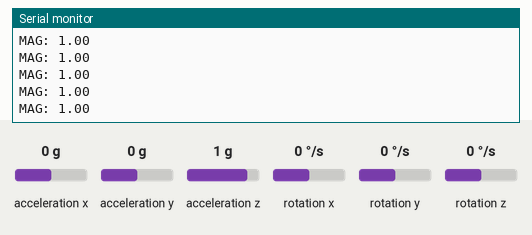
Bench run of a sketch on a simulated ESP32. Shown: the last lines printed to the serial monitor. Wiring (inferred from the names in the program): MPU-6050 motion sensor at I2C address 0x68. The test bench sets the inputs (shaded band); at power-on: acceleration x 0 g, acceleration y 0 g, acceleration z 1 g, rotation x 0 °/s, rotation y 0 °/s, rotation z 0 °/s.

Above: at 1.2 s.
1.3 s: acceleration x set to -1.4 g
At 1.33 s:
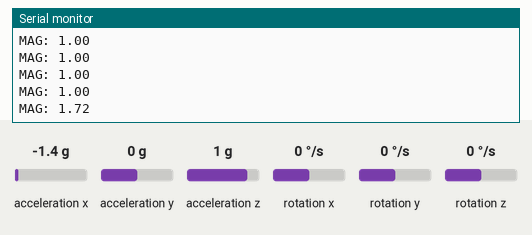
2.8 s: acceleration y set to -1.4 g
At 2.85 s:
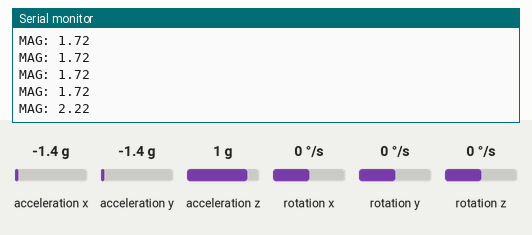
4.3 s: acceleration z set to -1.4 g
At 4.38 s:
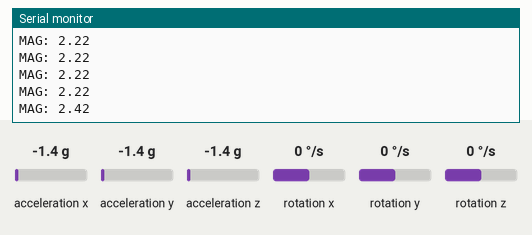
Timing chart, 0 to 7.3 s (numbered marks = the images above; inputs shaded):
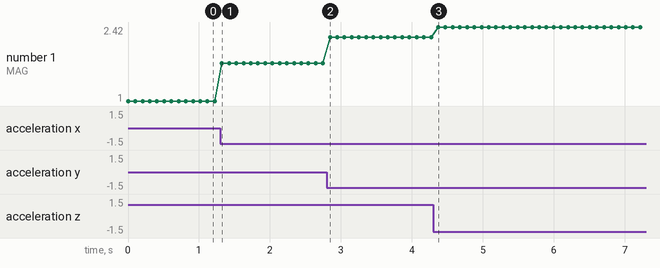

Measured:
- after the input at 1.3 s, the serial monitor: prints a new line at once (image 1)
- after the input at 2.8 s, the serial monitor: prints a new line after 0.05 s (image 2)
- after the input at 4.3 s, the serial monitor: prints a new line after 0.07 s (image 3)
- plotted number 1: 1 → 1.72 after the input at 1.3 s, 1.72 → 2.22 after the input at 2.8 s, 2.22 → 2.42 after the input at 4.3 s

The sketch:

DEMO_01.ino
```cpp
#include <Wire.h>
#include <math.h>

#define MPU_ADDR 0x68

// Detection parameters
#define MAG_THRESHOLD 2.5      // g
#define SEIZURE_TIME  15000    // ms (15 sec)

unsigned long seizureStart = 0;
bool seizureActive = false;

void setup() {
  Serial.begin(115200);
  Wire.begin(21, 22);  // SDA, SCL

  // Wake MPU-6050
  Wire.beginTransmission(MPU_ADDR);
  Wire.write(0x6B);
  Wire.write(0x00);
  Wire.endTransmission();

  Serial.println("MPU-6050 Ready");
}

void loop() {
  // Read 14 bytes
  Wire.beginTransmission(MPU_ADDR);
  Wire.write(0x3B);
  Wire.endTransmission(false);
  Wire.requestFrom(MPU_ADDR, 14, true);

  int16_t ax = (Wire.read() << 8) | Wire.read();
  int16_t ay = (Wire.read() << 8) | Wire.read();
  int16_t az = (Wire.read() << 8) | Wire.read();

  Wire.read(); Wire.read(); // temp ignore

  int16_t gx = (Wire.read() << 8) | Wire.read();
  int16_t gy = (Wire.read() << 8) | Wire.read();
  int16_t gz = (Wire.read() << 8) | Wire.read();

  // Convert to g
  float axg = ax / 16384.0;
  float ayg = ay / 16384.0;
  float azg = az / 16384.0;

  float mag = sqrt(axg*axg + ayg*ayg + azg*azg);

  Serial.print("MAG: ");
  Serial.print(mag);

  // Seizure detection
  if (mag > MAG_THRESHOLD) {
    if (!seizureActive) {
      seizureActive = true;
      seizureStart = millis();
    } else if (millis() - seizureStart > SEIZURE_TIME) {
      Serial.println("  >>> SEIZURE DETECTED <<<");
    }
  } else {
    seizureActive = false;
    Serial.println();
  }

  delay(100);
}
```
